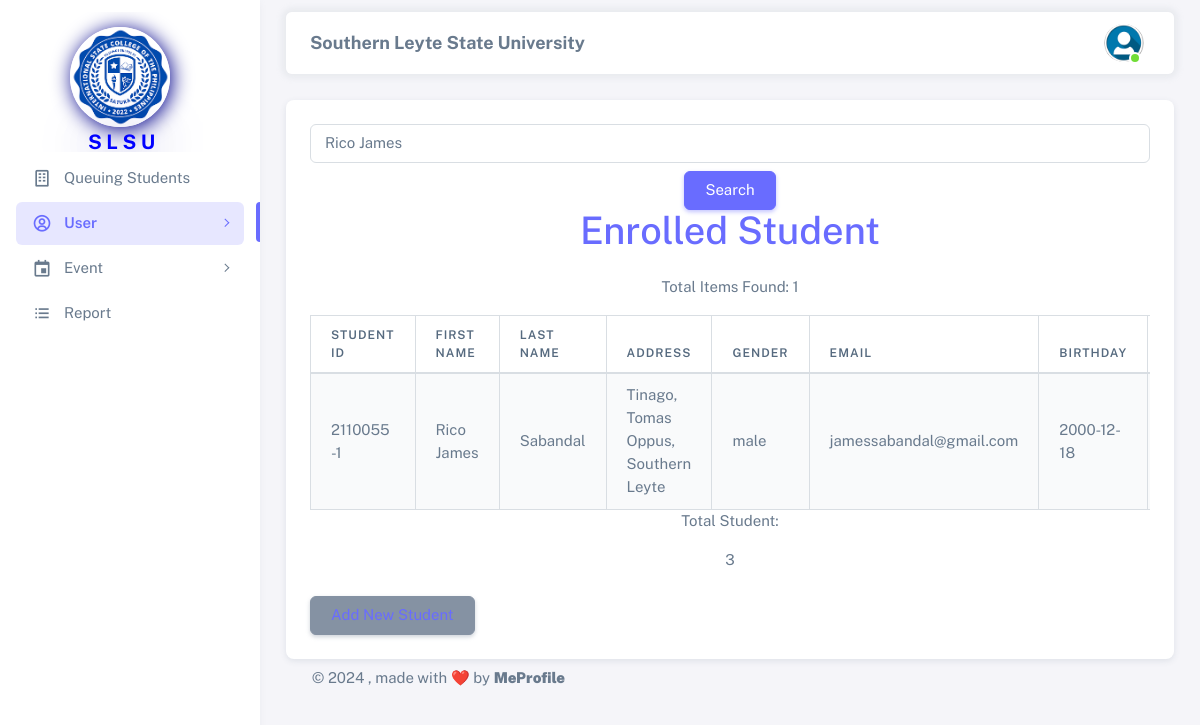
Screenshot of /html/admin/student.php?firstname=Rico James (signed in) with the database file from the repository.
### tables this page shows
CREATE TABLE `student_registration` (
  `student_id` int NOT NULL,
  `id` varchar(255) DEFAULT NULL,
  `firstname` varchar(255) DEFAULT NULL,
  `lastname` varchar(255) DEFAULT NULL,
  `address` varchar(255) DEFAULT NULL,
  `gender` varchar(255) DEFAULT NULL,
  `email` varchar(255) DEFAULT NULL,
  `birthday` date DEFAULT NULL,
  `phone` varchar(15) DEFAULT NULL,
  `yearid` int DEFAULT NULL,
  `subid` int DEFAULT NULL
);

### html/admin/student.php (the view, shortened to what this page needs)
<?php
require_once('../config.php');
function sanitize($data) {
    return htmlspecialchars(strip_tags($data));
}
if ($_SERVER['REQUEST_METHOD'] == "GET") {
    $firstnameFilter = isset($_GET['firstname']) ? sanitize($_GET['firstname']) : '';
    $sqlquery = "SELECT * FROM student_registration WHERE 1";
    if (!empty($firstnameFilter)) {
        $sqlquery .= " AND firstname LIKE '%$firstnameFilter%'";
    }
    if ($result = mysqli_query($conn, $sqlquery)) {
        $totalItems = mysqli_num_rows($result);
    }
}
?>
<!DOCTYPE html>
<html
  lang="en"
  class="light-style layout-menu-fixed"
  dir="ltr"
  data-theme="theme-default"
  data-assets-path="../../assets/"
>
  <head>
    <link rel="stylesheet" href="../../assets/vendor/fonts/boxicons.css" />
    <link rel="stylesheet" href="../../assets/vendor/css/core.css" class="template-customizer-core-css" />
    <link rel="stylesheet" href="../../assets/vendor/css/theme-default.css" class="template-customizer-theme-css" />
    <link rel="stylesheet" href="../../assets/css/demo.css" />
    <link rel="stylesheet" href="../../assets/vendor/libs/perfect-scrollbar/perfect-scrollbar.css" />
    <link rel="stylesheet" href="../../assets/vendor/libs/apex-charts/apex-charts.css" />
  </head>
  <body>
    <div class="layout-wrapper layout-content-navbar">
      <div class="layout-container">
        <aside id="layout-menu" class="layout-menu menu-vertical menu bg-menu-theme">
          <div class="app-brand demo" style=" padding: 70px;">
            <div class="logo">
              <img style="border-radius: 500px; box-shadow: 2px 2px 20px #00008b; margin-top: 30px; margin-bottom: 5px;" src="../../assets/img/avatars/logo.png" width="100" height="100" alt="">
              <b><p style="font-size: 20px; color: blue; text-shadow: 2px 2px 50px #00008b; padding-left: 18px;">S L S U</p></b>
          </div>
          </div>
          <ul class="menu-inner py-1">
                        <li class="menu-item">
                          <a href="registrar/registrar.php" class="menu-link">
                            <i class="menu-icon tf-icons bx bx-building"></i>
                            <div data-i18n="Analytics">Queuing Students</div>
                          </a>
                        </li>
                    <li class="menu-item active">
                        <a href="javascript:void(0);" class="menu-link menu-toggle">
                            <i class="menu-icon tf-icons bx bx-user-circle"></i>
                            <div data-i18n="Layouts">User</div>
                        </a>
                    </li>
                    <li class="menu-item">
                        <a href="javascript:void(0);" class="menu-link menu-toggle">
                            <i class="menu-icon tf-icons bx bx-calendar-event"></i>
                            <div data-i18n="Layouts">Event</div>
                        </a>
                    </li>
                    <li class="menu-item">
                      <a href="#.php" class="menu-link">
                        <i class="menu-icon tf-icons bx bx-list-ul"></i>
                        <div data-i18n="Analytics">Report</div>
                      </a>
                    </li>
        </aside>
        <div class="layout-page">
          <nav
            class="layout-navbar container-xxl navbar navbar-expand-xl navbar-detached align-items-center bg-navbar-theme"
            id="layout-navbar"
          >
            <div class="navbar-nav-right d-flex align-items-center" id="navbar-collapse">
              <center>
                <p style="font-size: 18px; padding-top: 15px;"><b>Southern Leyte State University</b></p>
              </center>
              <ul class="navbar-nav flex-row align-items-center ms-auto">
                <li class="nav-item navbar-dropdown dropdown-user dropdown">
                  <a class="nav-link dropdown-toggle hide-arrow" href="javascript:void(0);" data-bs-toggle="dropdown">
                    <div class="avatar avatar-online">
                      <img src="../../assets/img/avatars/user.png" alts class="w-px-40 h-auto rounded-circle" />
                    </div>
                  </a>
                </li>
              </ul>
            </div>
          </nav>
          <div class="content-wrapper">
            <div class="container-xxl flex-grow-1 container-p-y">
              <div class="row">
                <div class="col-lg-12 mb-12 order-12">
                  <div class="card">
                    <div class="d-flex align-items-end row">
                      <div class="col-lg-12">
                        <div class="card-body">
                          <div class="col-sm-12">
                                <form method="GET" action="" class="search-form">
                                    <input type="text" name="firstname" class="form-control" placeholder="First Name" value="<?php echo $firstnameFilter; ?>">
                                    <center>
                                        <button type="submit" class="btn btn-primary mt-2">Search</button>
                                    </center>
                                </form>
                                <h1 class="text-center mb-4 student-enrolle"><a href="auth-register-basic.php">Enrolled Student</a></h1>
                                <?php if (isset($totalItems)) : ?>
                                    <p class="text-center">Total Items Found: <?php echo $totalItems; ?></p>
                                <?php endif; ?>
                                <div class="table-responsive">
                                    <table class="table table-bordered table-striped">
                                        <thead>
                                            <tr>
                                                <th>Student ID</th>
                                                <th>First Name</th>
                                                <th>Last Name</th>
                                                <th>Address</th>
                                                <th>Gender</th>
                                                <th>Email</th>
                                                <th>Birthday</th>
                                                <th>Phone</th>
                                            </tr>
                                        </thead>
                                        <tbody>
                                          <?php
                                          if (mysqli_num_rows($result) > 0) {
                                              while ($row = mysqli_fetch_array($result)) {
                                                  echo "<tr>";
                                                  echo "<td>". $row['id'] ."</td>";
                                                  echo "<td>". $row['firstname'] ."</td>";
                                                  echo "<td>". $row['lastname'] ."</td>";
                                                  echo "<td>". $row['address'] ."</td>";
                                                  echo "<td>". $row['gender'] ."</td>";
                                                  echo "<td>". $row['email'] ."</td>";
                                                  echo "<td>". $row['birthday'] ."</td>";
                                                  echo "<td>". $row['phone'] ."</td>";
                                                  echo "</tr>";
                                              }
                                          } else {
                                              echo "<tr><td colspan='9'>No records found</td></tr>";
                                          }
                                          ?>
                                      </tbody>
                                    </table>
                                </div>
                                <div class="text-center">
                                    <p>Total Student:</p>
                                    <?php
                                    $sqlquery = "SELECT count(student_id) AS Total FROM student_registration";
                                    if ($result = mysqli_query($conn, $sqlquery)) {
                                        while ($row = mysqli_fetch_array($result)) {
                                            echo "<p>".$row['Total']."</p>";
                                        }
                                    }
                                    ?>
                                </div>
                                <button class="btn btn-secondary mt-2"><a href="student_registration.php">Add New Student</a></button>
                            </div>
                        </div>
                      </div>
                    </div>
                  </div>
                </div>
              </div>
              <footer class="content-footer footer bg-footer-theme">
              <div class="container-xxl d-flex flex-wrap justify-content-between py-2 flex-md-row flex-column">
                <div class="mb-2 mb-md-0">
                  ©
                  , made with ❤️ by
                  <a href="https://www.facebook.com/james.jeager.3" target="_blank" class="footer-link fw-bolder">MeProfile</a>
                </div>
              </div>
            </footer>
            </div>
          </div>
        </div>
      </div>
    </div>
  </body>
</html>

### assets/css/demo.css (style rules this page uses)
.menu .app-brand.demo { height: 64px; margin-top: 12px; }

### rows the page displays
student_registration: id "2110055-1", firstname "Rico James", lastname "Sabandal", address "Tinago, Tomas Oppus, Southern Leyte", gender "male", email "jamessabandal@gmail.com", birthday "2000-12-18"

### other values shown
$totalItems "1"
$row['Total'] "3"
